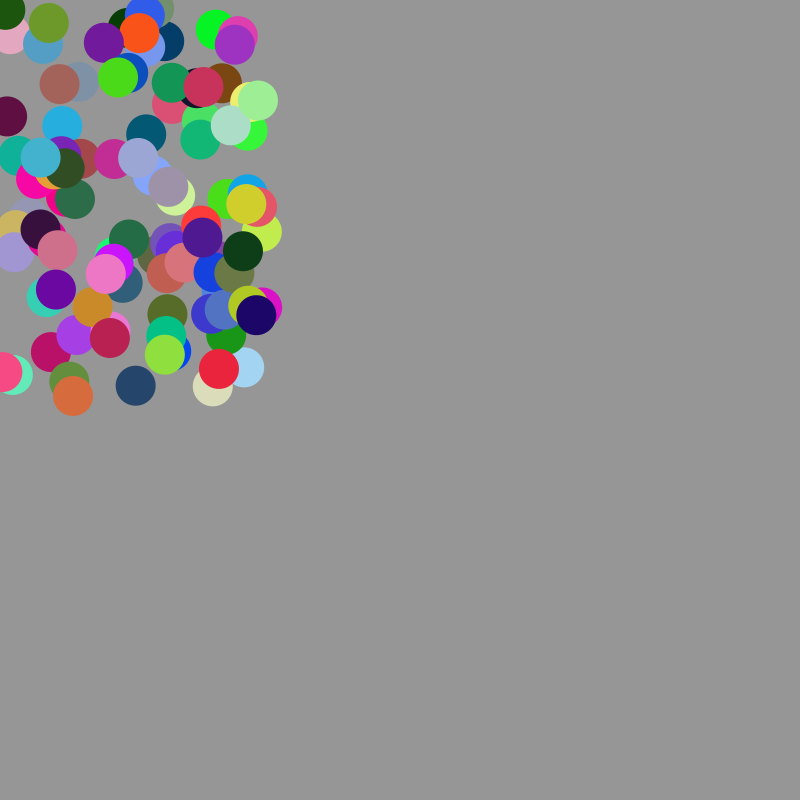
Frame 1 (no input)
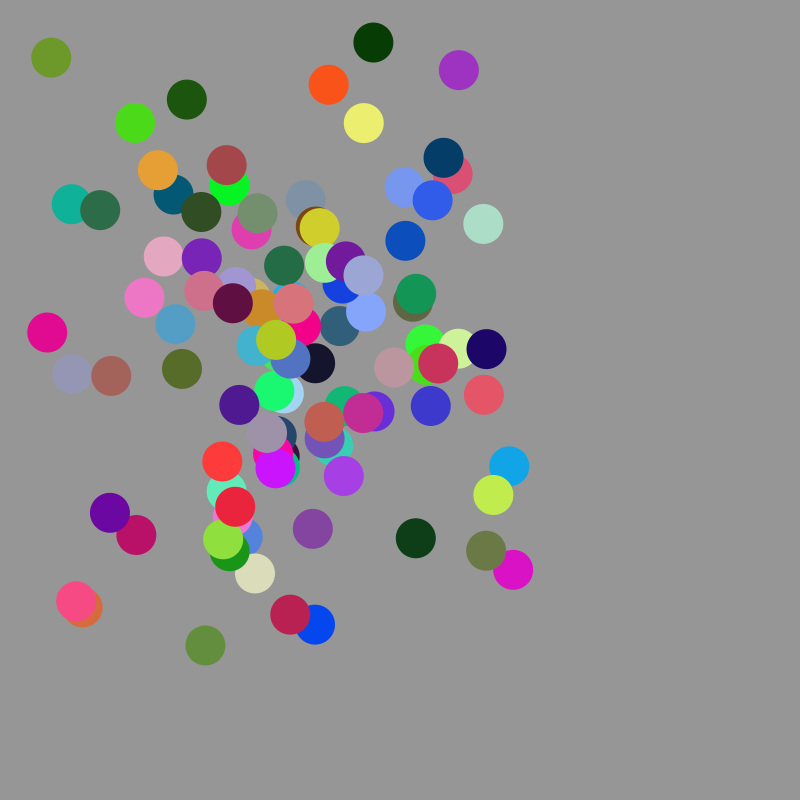
Frame 60 (the mouse pressed at the canvas centre just before this capture)
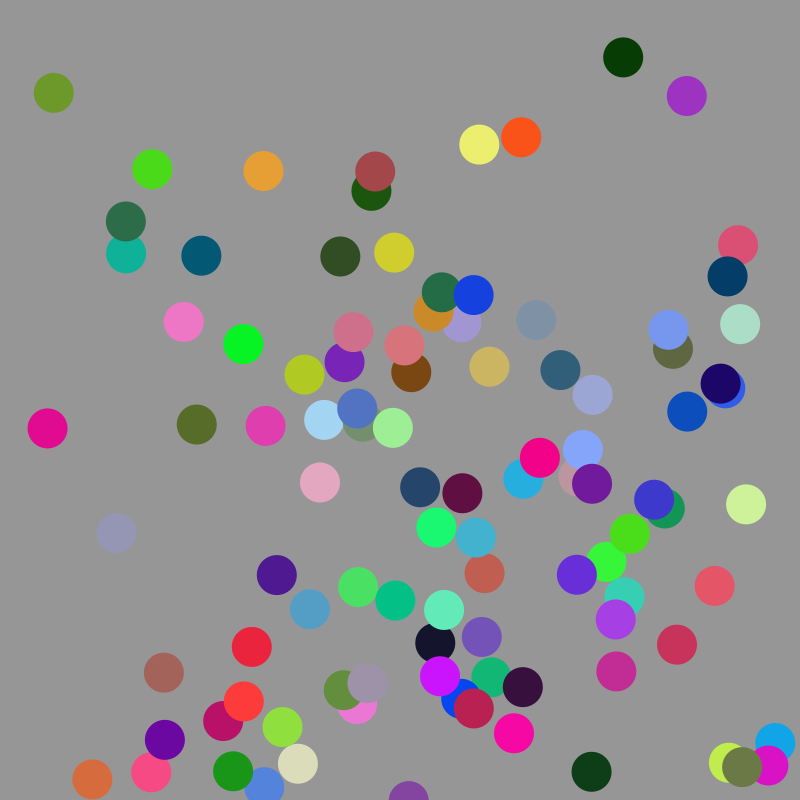
Frame 120 (the mouse held since frame 60 and released just before this capture)

The Processing sketch that drew these frames (run headless with seeded random() and noise(); from frame 60 on, the mouse is pressed at the canvas centre):

// Processing sketch: processing_33451
// ── processing_33451.pde

int numberBalls=100;
float xpos[]=new float[numberBalls];
float ypos[]=new float[numberBalls];
float xspeed[]=new float[numberBalls];
float yspeed[]=new float[numberBalls];
int xdirection[]=new int [numberBalls];
int ydirection[]=new int[numberBalls];
float colorR[] = new float[numberBalls];
float colorG[] = new float[numberBalls];
float colorB[] = new float[numberBalls];


void setup() {
  size (800, 800);
  for (int i=0; i<numberBalls; i++) {

    xpos[i]= random (width/3);
    ypos[i]= random (height/2);
    xspeed[i]= random(5);
    yspeed[i]= random(5);
    xdirection[i]= 1;
    ydirection[i]= 1;
    colorR[i] = random(255);
    colorG[i] = random(255);
    colorB[i] = random(255);
    
    noStroke();
  }
}

void draw() {
  background(150);

  for (int i=0; i<numberBalls; i++) {
    /*xpos[i]= xspeed[i]+ xpos[i];
     ypos[i]= xspeed[i]+ ypos[i];
     */


    fill( colorR[i],colorG[i] ,colorB[i] );
    ellipse(xpos[i], ypos[i], 40, 40);
    xpos[i] += xspeed[i]*xdirection[i];
    //println(xpos[i] + ", "+ypos[i]);

    ypos[i]+=yspeed[i]*ydirection[i];

    if (xpos[i] >=width || xpos[i]<=0) {
      xdirection[i] *= -1;
    }



    if (ypos[i] >=height || ypos[i]<=0) {
      ydirection[i]*=-1;
     
    } // end if
  } //end for loop
} // end draw loop
